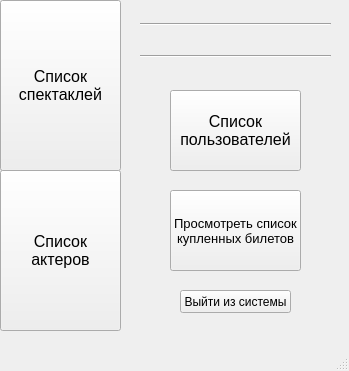
<?xml version="1.0" encoding="UTF-8"?>
<ui version="4.0">
 <class>MainWindow</class>
 <widget class="QMainWindow" name="MainWindow">
  <property name="geometry">
   <rect>
    <x>0</x>
    <y>0</y>
    <width>349</width>
    <height>371</height>
   </rect>
  </property>
  <property name="windowTitle">
   <string>MainWindow</string>
  </property>
  <widget class="QWidget" name="centralwidget">
   <widget class="QPushButton" name="pushButton">
    <property name="geometry">
     <rect>
      <x>0</x>
      <y>0</y>
      <width>121</width>
      <height>171</height>
     </rect>
    </property>
    <property name="font">
     <font>
      <pointsize>12</pointsize>
     </font>
    </property>
    <property name="text">
     <string>Список 
спектаклей</string>
    </property>
   </widget>
   <widget class="QPushButton" name="pushButton_2">
    <property name="geometry">
     <rect>
      <x>0</x>
      <y>170</y>
      <width>121</width>
      <height>161</height>
     </rect>
    </property>
    <property name="font">
     <font>
      <pointsize>12</pointsize>
     </font>
    </property>
    <property name="text">
     <string>Список 
актеров</string>
    </property>
   </widget>
   <widget class="QPushButton" name="pushButton_4">
    <property name="geometry">
     <rect>
      <x>170</x>
      <y>90</y>
      <width>131</width>
      <height>81</height>
     </rect>
    </property>
    <property name="font">
     <font>
      <pointsize>12</pointsize>
     </font>
    </property>
    <property name="text">
     <string>Список 
пользователей</string>
    </property>
   </widget>
   <widget class="QWidget" name="verticalLayoutWidget">
    <property name="geometry">
     <rect>
      <x>140</x>
      <y>0</y>
      <width>191</width>
      <height>58</height>
     </rect>
    </property>
    <layout class="QVBoxLayout" name="verticalLayout">
     <item>
      <widget class="QLabel" name="login_mainw">
       <property name="text">
        <string/>
       </property>
      </widget>
     </item>
     <item>
      <widget class="Line" name="line">
       <property name="orientation">
        <enum>Qt::Horizontal</enum>
       </property>
      </widget>
     </item>
     <item>
      <widget class="QLabel" name="urd_mainw">
       <property name="text">
        <string/>
       </property>
      </widget>
     </item>
     <item>
      <widget class="Line" name="line_2">
       <property name="orientation">
        <enum>Qt::Horizontal</enum>
       </property>
      </widget>
     </item>
    </layout>
   </widget>
   <widget class="QPushButton" name="pushButton_5">
    <property name="geometry">
     <rect>
      <x>180</x>
      <y>290</y>
      <width>111</width>
      <height>23</height>
     </rect>
    </property>
    <property name="text">
     <string>Выйти из системы</string>
    </property>
   </widget>
   <widget class="QPushButton" name="pushButton_6">
    <property name="geometry">
     <rect>
      <x>170</x>
      <y>190</y>
      <width>131</width>
      <height>81</height>
     </rect>
    </property>
    <property name="font">
     <font>
      <pointsize>10</pointsize>
     </font>
    </property>
    <property name="text">
     <string>Просмотреть список 
купленных билетов</string>
    </property>
   </widget>
  </widget>
  <widget class="QMenuBar" name="menubar">
   <property name="geometry">
    <rect>
     <x>0</x>
     <y>0</y>
     <width>349</width>
     <height>21</height>
    </rect>
   </property>
  </widget>
  <widget class="QStatusBar" name="statusbar"/>
 </widget>
 <resources/>
 <connections>
  <connection>
   <sender>menubar</sender>
   <signal>triggered(QAction*)</signal>
   <receiver>menubar</receiver>
   <slot>close()</slot>
   <hints>
    <hint type="sourcelabel">
     <x>24</x>
     <y>11</y>
    </hint>
    <hint type="destinationlabel">
     <x>17</x>
     <y>14</y>
    </hint>
   </hints>
  </connection>
 </connections>
</ui>
